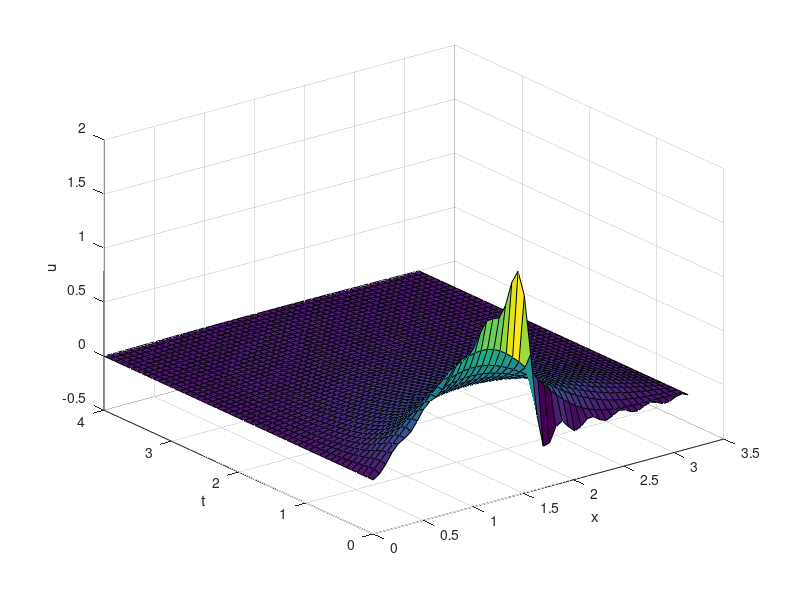

Write MATLAB code to recreate this figure.
clear all
close all
%g(x) = x , [0,pi/2)
%       0 , [pi/2,pi]
N=20;  % antal Fourierbasfunktioner
tN=50; % antal tidssteg
xN=50;  % antal x-steg
T=4;  % sluttid
dx=pi/xN;
dt=T/tN;
x=0:dx:pi;
t=0:dt:T;
u=zeros(length(x),length(t));

for n=1:N
    %Fourierkoefficient
    bn = -(cos(n*pi/2))/n + (2/pi)*sin(n*pi/2)/n^2;
    u = u + bn * sin(n*x') * exp(-n^2*t);
end

surf(x,t,u');
xlabel('x'),ylabel('t'),zlabel('u')

%Fel
